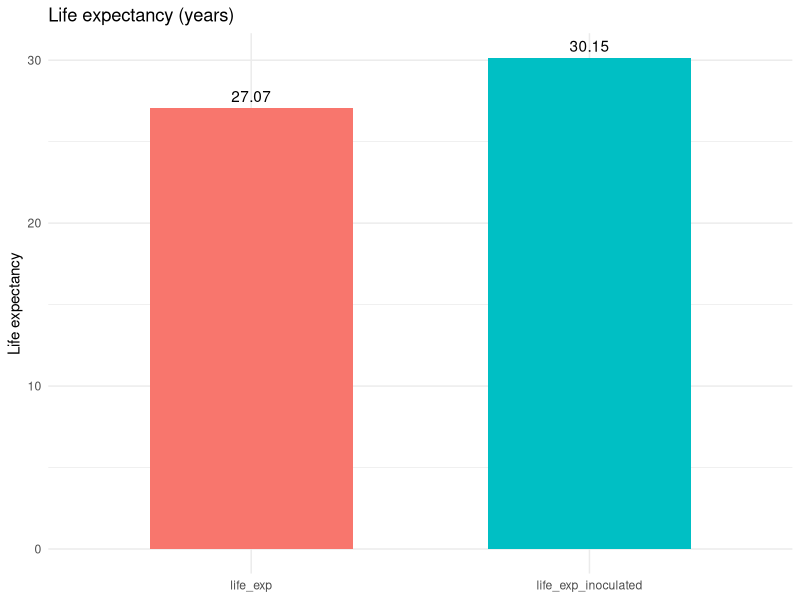

The R source for this figure:
library(tidyverse)
smallpox_table=read.csv("smallpox_table.csv")
smallpox_table <- smallpox_table %>%
  select(age, alive_P, alive_Pinoculated, immune_R) %>%
  summarize(
    life_exp_inoculated = sum(alive_Pinoculated) / 1300,
    life_exp            = sum(alive_P) / 1300
  )
smallpox_table
# Convert to long format for plotting
smallpox_table_long <- smallpox_table%>%
  pivot_longer(cols = everything(),
               names_to = "group",
               values_to = "life_expectancy")
smallpox_table_long

# Simple bar plot
ggplot(smallpox_table_long, aes(x = group, y = life_expectancy, fill = group)) +
  geom_col(width = 0.6) +
  geom_text(aes(label = round(life_expectancy, 2)), vjust = -0.5) +
  labs(
    title = "Life expectancy (years)",
    x = NULL, y = "Life expectancy"
  ) +
  theme_minimal() +
  theme(legend.position = "none")

